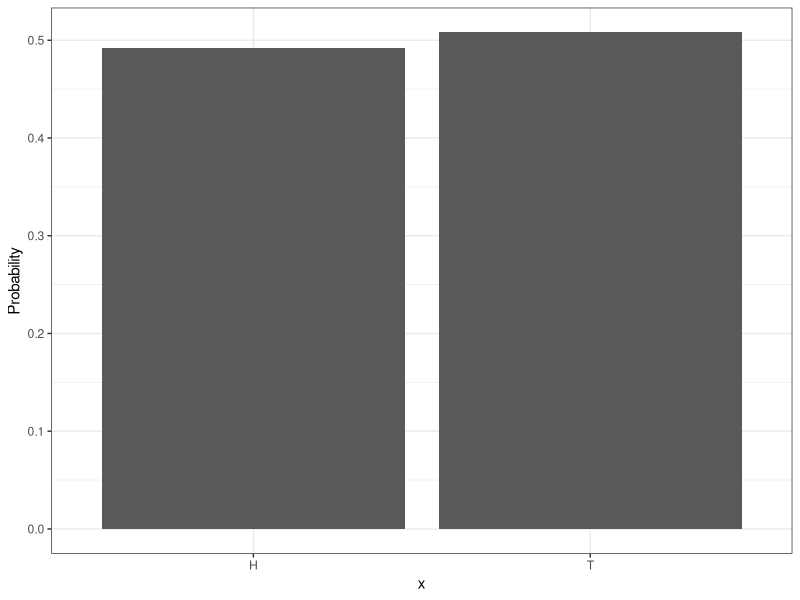
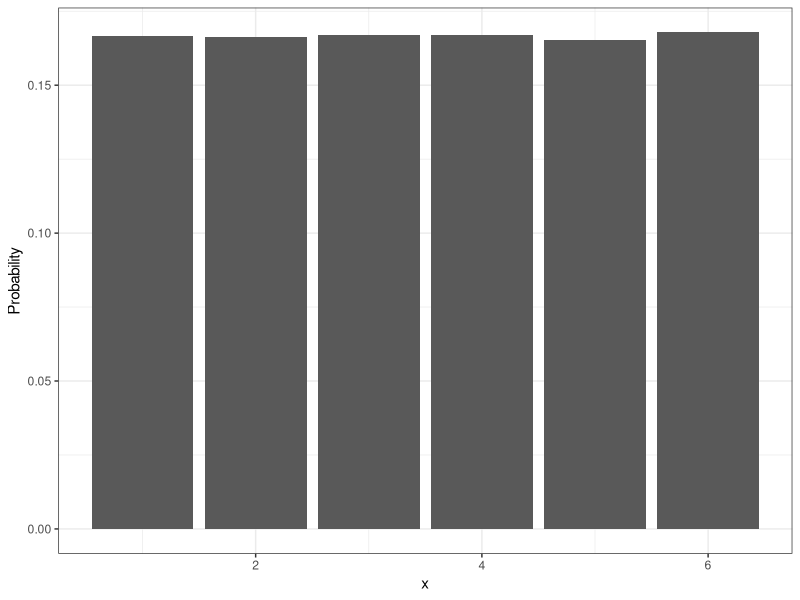
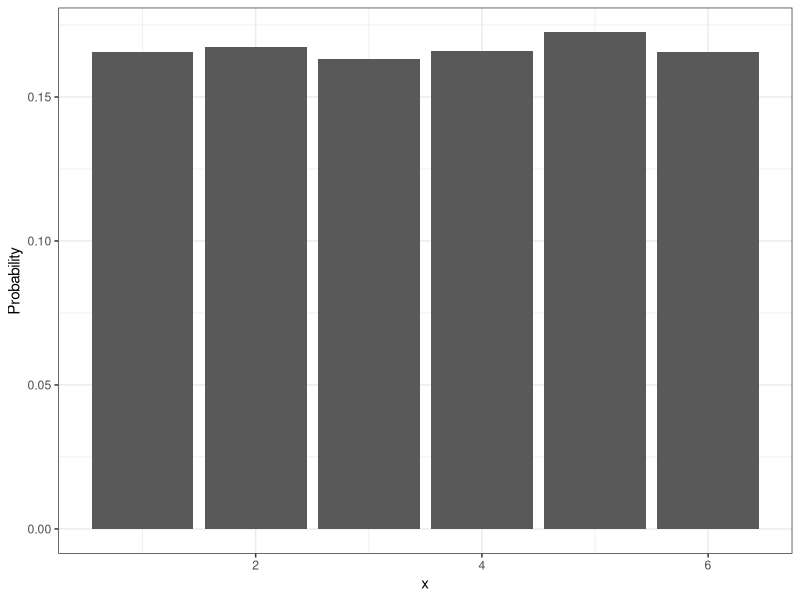
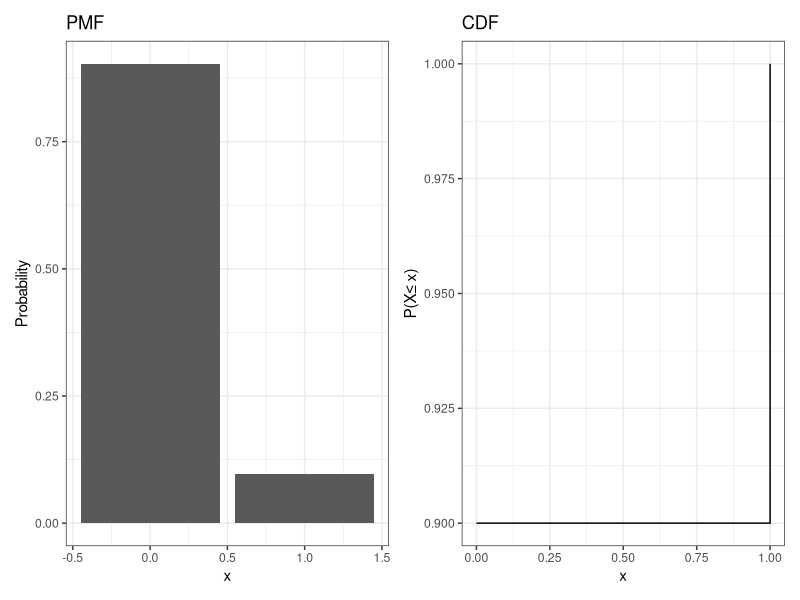
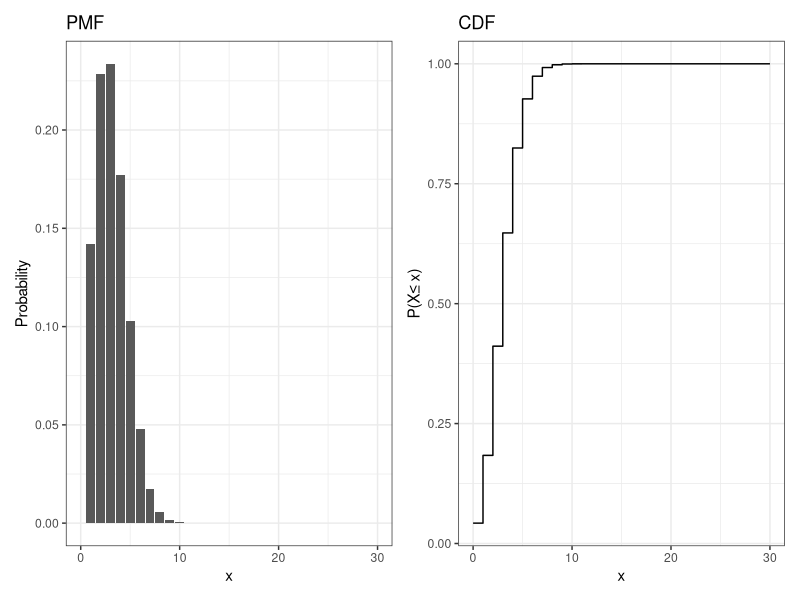
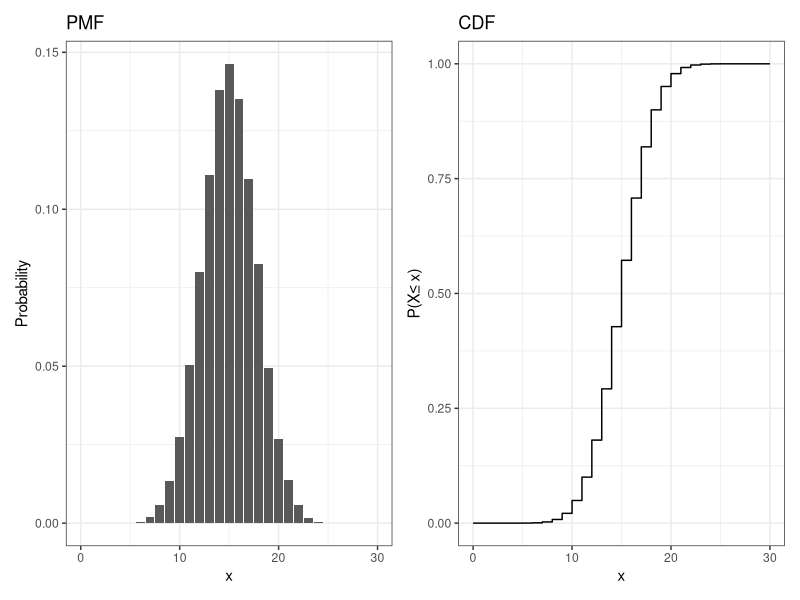
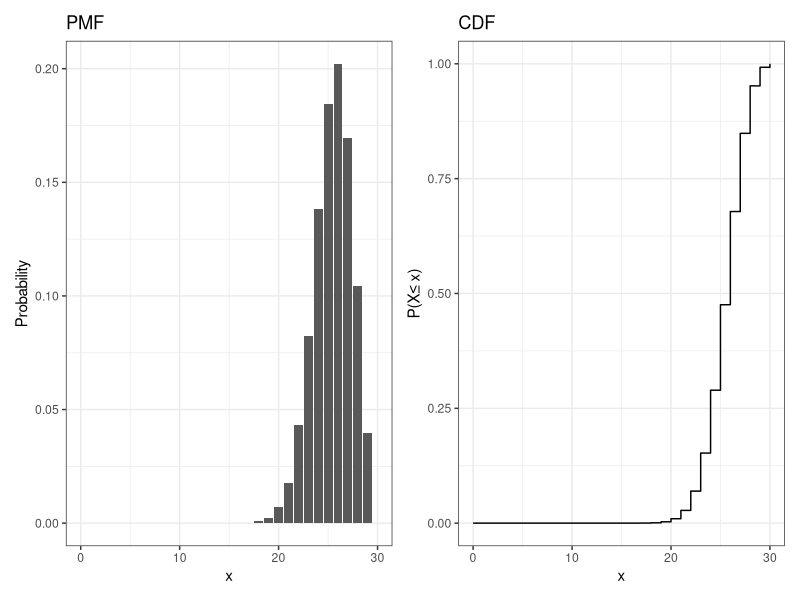
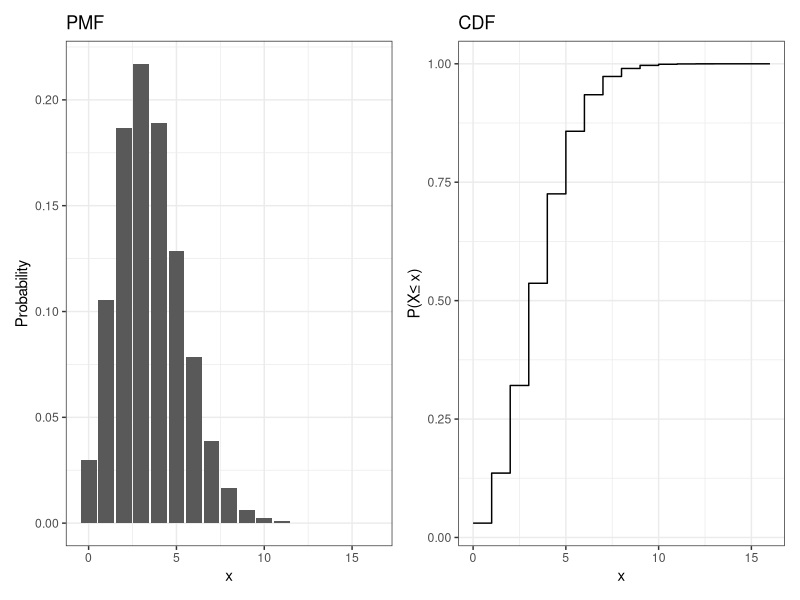

Reproduce these figures in R, in order.
## ---- chunk 1
#| fig-align: center
library(tidyverse)
library(patchwork)
x <- sample(c("H", "T"), 5000, replace = T)
x |> tibble() |> 
ggplot(aes(x)) +
geom_bar(aes(y = (..count..)/sum(..count..))) + 
ylab("Probability") +
theme_bw()
## ---- chunk 2
#| fig-align: center
# library(tidyverse)
x <- sample(1:6, 50000, replace = T)
x |> tibble() |> 
ggplot(aes(x)) +
geom_bar(aes(y = (..count..)/sum(..count..))) + 
ylab("Probability") +
theme_bw()

## ---- chunk 3
#| fig-align: center
x <- sample(1:6, 50000, replace = T)
x |> tibble() |> 
ggplot(aes(x)) +
geom_bar(aes(y = (..count..)/sum(..count..))) + 
ylab("Probability") +
theme_bw()

## ---- chunk 4
p <- 0.1
x <- rbinom(50000, 1, p)
p1 <- x |> tibble() |> 
ggplot(aes(x)) +
geom_bar(aes(y = (..count..)/sum(..count..))) + 
ylab("Probability") +
ggtitle("PMF") +
theme_bw()
p2 <- 0:1 |> pbinom(1, p) |> tibble(x = 0:1, y = _) |> 
ggplot(aes(x,y)) +
geom_step() +
theme_bw() +
ggtitle("CDF") +
ylab(paste0("P(X","\u2264"," x)"))
p1 + p2
## ---- chunk 5
p <- 0.1
x <- rbinom(50000, 30, p)
p1 <- x |> tibble() |> 
ggplot(aes(x)) +
geom_bar(aes(y = (..count..)/sum(..count..))) + 
xlim(c(0,30)) +
ylab("Probability") +
ggtitle("PMF") +
theme_bw()
p2 <- 0:30 |> pbinom(30, p) |> tibble(x = 0:30, y = _) |> 
ggplot(aes(x,y)) +
geom_step() +
theme_bw() +
ggtitle("CDF") +
ylab(paste0("P(X","\u2264"," x)"))
p1 + p2
## ---- chunk 6
p <- 0.5
x <- rbinom(50000, 30, p)
p1 <- x |> tibble() |> 
ggplot(aes(x)) +
geom_bar(aes(y = (..count..)/sum(..count..))) + 
xlim(c(0,30)) +
ylab("Probability") +
ggtitle("PMF") +
theme_bw()
p2 <- 0:30 |> pbinom(30, p) |> tibble(x = 0:30, y = _) |> 
ggplot(aes(x,y)) +
geom_step() +
theme_bw() +
ggtitle("CDF") +
ylab(paste0("P(X","\u2264"," x)"))
p1 + p2
## ---- chunk 7
p <- 0.85
x <- rbinom(50000, 30, p)
p1 <- x |> tibble() |> 
ggplot(aes(x)) +
geom_bar(aes(y = (..count..)/sum(..count..))) + 
xlim(c(0,30)) +
ylab("Probability") +
ggtitle("PMF") +
theme_bw()
p2 <- 0:30 |> pbinom(30, p) |> tibble(x = 0:30, y = _) |> 
ggplot(aes(x,y)) +
geom_step() +
theme_bw() +
ggtitle("CDF") +
ylab(paste0("P(X","\u2264"," x)"))
p1 + p2
## ---- chunk 8
p <- 3.5
x <- rpois(50000, p)
p1 <- x |> tibble() |> 
ggplot(aes(x)) +
geom_bar(aes(y = (..count..)/sum(..count..))) + 
ylab("Probability") +
ggtitle("PMF") +
theme_bw()
p2 <- 0:max(x) |> ppois(p) |> tibble(x = 0:max(x), y = _) |> 
ggplot(aes(x,y)) +
geom_step() +
theme_bw() +
ggtitle("CDF") +
ylab(paste0("P(X","\u2264"," x)"))
p1 + p2
## ---- chunk 9
p <- 34.5
x <- rpois(50000, p)
p1 <- x |> tibble() |> 
ggplot(aes(x)) +
geom_bar(aes(y = (..count..)/sum(..count..))) + 
ylab("Probability") +
ggtitle("PMF") +
theme_bw()
p2 <- 0:max(x) |> ppois(p) |> tibble(x = 0:max(x), y = _) |> 
ggplot(aes(x,y)) +
geom_step() +
theme_bw() +
ggtitle("CDF") +
ylab(paste0("P(X","\u2264"," x)"))
p1 + p2
## ---- chunk 10
p <- 0.1
x <- rnbinom(50000,11, p)
p1 <- x |> tibble() |> 
ggplot(aes(x)) +
geom_bar(aes(y = (..count..)/sum(..count..))) +
ylab("Probability") +
ggtitle("PMF") +
theme_bw()
p2 <- 0:max(x) |> pnbinom(11, p) |> tibble(x = 0:max(x), y = _) |> 
ggplot(aes(x,y)) +
geom_step() +
theme_bw() +
ggtitle("CDF") +
ylab(paste0("P(X","\u2264"," x)"))
p1 + p2
## ---- chunk 11
p <- 0.45
x <- rnbinom(50000, 11, p)
p1 <- x |> tibble() |> 
ggplot(aes(x)) +
geom_bar(aes(y = (..count..)/sum(..count..))) +
ylab("Probability") +
ggtitle("PMF") +
theme_bw()
p2 <- 0:max(x) |> pnbinom(11, p) |> tibble(x = 0:max(x), y = _) |> 
ggplot(aes(x,y)) +
geom_step() +
theme_bw() +
ggtitle("CDF") +
ylab(paste0("P(X","\u2264"," x)"))
p1 + p2
## ---- chunk 12
p <- 0.63
x <- rnbinom(50000, 11, p)
p1 <- x |> tibble() |> 
ggplot(aes(x)) +
geom_bar(aes(y = (..count..)/sum(..count..))) +
ylab("Probability") +
ggtitle("PMF") +
theme_bw()
p2 <- 0:max(x) |> pnbinom(11, p) |> tibble(x = 0:max(x), y = _) |> 
ggplot(aes(x,y)) +
geom_step() +
theme_bw() +
ggtitle("CDF") +
ylab(paste0("P(X","\u2264"," x)"))
p1 + p2
## ---- chunk 13
a <- 4
b <- 25
x <- seq(a, b, length.out = 1000)
p1 <- dunif(x, a, b) |> tibble(x = x, y = _) |> 
ggplot(aes(x, y)) +
geom_line() +
ylab("Density") +
ggtitle("PDF") +
theme_bw()
p2 <- punif(x, a, b) |> tibble(x = x, y = _) |> 
ggplot(aes(x,y)) +
geom_line() +
theme_bw() +
ggtitle("CDF") +
ylab(paste0("P(X","\u2264"," x)"))
p1 + p2
## ---- chunk 14
a <- 0
b <- 1
x <- seq(a, b, length.out = 1000)
p1 <- dunif(x, a, b) |> tibble(x = x, y = _) |> 
ggplot(aes(x, y)) +
geom_line() +
ylab("Density") +
ggtitle("PDF") +
theme_bw()
p2 <- punif(x, a, b) |> tibble(x = x, y = _) |> 
ggplot(aes(x,y)) +
geom_line() +
theme_bw() +
ggtitle("CDF") +
ylab(paste0("P(X","\u2264"," x)"))
p1 + p2
## ---- chunk 15
a <- 25
b <- 45
x <- seq(a, b, length.out = 1000)
p1 <- dnorm(x, 34, sqrt(5)) |> tibble(x = x, y = _) |> 
ggplot(aes(x, y)) +
geom_line() +
ylab("Density") +
ggtitle("PDF") +
theme_bw()
p2 <- pnorm(x, 34, sqrt(5)) |> tibble(x = x, y = _) |> 
ggplot(aes(x,y)) +
geom_line() +
theme_bw() +
ggtitle("CDF") +
ylab(paste0("P(X","\u2264"," x)"))
p1 + p2
## ---- chunk 16
a <- -20
b <- 4
x <- seq(a, b, length.out = 1000)
p1 <- dnorm(x, -8, sqrt(10)) |> tibble(x = x, y = _) |> 
ggplot(aes(x, y)) +
geom_line() +
ylab("Density") +
ggtitle("PDF") +
theme_bw()
p2 <- pnorm(x, -8, sqrt(10)) |> tibble(x = x, y = _) |> 
ggplot(aes(x,y)) +
geom_line() +
theme_bw() +
ggtitle("CDF") +
ylab(paste0("P(X","\u2264"," x)"))
p1 + p2
## ---- chunk 17
y <- rgamma(1000, 1.5, 2.6)
a <- 0
b <- 10
x <- seq(a, b, length.out = 1000)
p1 <- dgamma(x, 1.5, 2.6) |> tibble(x = x, y = _) |> 
ggplot(aes(x, y)) +
geom_line() +
ylab("Density") +
ggtitle("PDF") +
theme_bw()
p2 <- pgamma(x, 1.5, 2.6) |> tibble(x = x, y = _) |> 
ggplot(aes(x,y)) +
geom_line() +
theme_bw() +
ggtitle("CDF") +
ylab(paste0("P(X","\u2264"," x)"))
p1 + p2
## ---- chunk 18
y <- rgamma(1000, 3.5, 1.6)
a <- 0
b <- 10
x <- seq(a, b, length.out = 1000)
p1 <- dgamma(x, 3.5, 1.6) |> tibble(x = x, y = _) |> 
ggplot(aes(x, y)) +
geom_line() +
ylab("Density") +
ggtitle("PDF") +
theme_bw()
p2 <- pgamma(x, 3.5, 1.6) |> tibble(x = x, y = _) |> 
ggplot(aes(x,y)) +
geom_line() +
theme_bw() +
ggtitle("CDF") +
ylab(paste0("P(X","\u2264"," x)"))
p1 + p2
## ---- chunk 19
y <- rgamma(1000, 5.2, 1.6)
a <- 0
b <- 10
x <- seq(a, b, length.out = 1000)
p1 <- dgamma(x, 5.2, 1.6) |> tibble(x = x, y = _) |> 
ggplot(aes(x, y)) +
geom_line() +
ylab("Density") +
ggtitle("PDF") +
theme_bw()
p2 <- pgamma(x, 5.2, 1.6) |> tibble(x = x, y = _) |> 
ggplot(aes(x,y)) +
geom_line() +
theme_bw() +
ggtitle("CDF") +
ylab(paste0("P(X","\u2264"," x)"))
p1 + p2
## ---- chunk 20
y <- rbeta(1000, 5.2, 1.6)
a <- 0
b <- 1
x <- seq(a, b, length.out = 1000)
p1 <- dbeta(x, 5.2, 1.6) |> tibble(x = x, y = _) |> 
ggplot(aes(x, y)) +
geom_line() +
ylab("Density") +
ggtitle("PDF") +
theme_bw()
p2 <- pbeta(x, 5.2, 1.6) |> tibble(x = x, y = _) |> 
ggplot(aes(x,y)) +
geom_line() +
theme_bw() +
ggtitle("CDF") +
ylab(paste0("P(X","\u2264"," x)"))
p1 + p2
## ---- chunk 21
y <- rbeta(1000, 1.3, 1.6)
a <- 0
b <- 1
x <- seq(a, b, length.out = 1000)
p1 <- dbeta(x, 1.3, 1.6) |> tibble(x = x, y = _) |> 
ggplot(aes(x, y)) +
geom_line() +
ylab("Density") +
ggtitle("PDF") +
theme_bw()
p2 <- pbeta(x, 1.3, 1.6) |> tibble(x = x, y = _) |> 
ggplot(aes(x,y)) +
geom_line() +
theme_bw() +
ggtitle("CDF") +
ylab(paste0("P(X","\u2264"," x)"))
p1 + p2
## ---- chunk 22
a <- .72
b <- .76
x <- seq(0, 1, length.out = 1000)
p1 <- dbeta(x, a, b) |> tibble(x = x, y = _) |> 
ggplot(aes(x, y)) +
geom_line() +
ylab("Density") +
ggtitle("PDF") +
theme_bw()
p2 <- pbeta(x, a, b) |> tibble(x = x, y = _) |> 
ggplot(aes(x,y)) +
geom_line() +
theme_bw() +
ggtitle("CDF") +
ylab(paste0("P(X","\u2264"," x)"))
p1 + p2
## ---- chunk 23
#| code-fold: show
runif(1, 0, 1)
## ---- chunk 24
a <- -20
b <- 4
x <- seq(a, b, length.out = 1000)
pnorm(x, -8, sqrt(10)) |> tibble(x = x, y = _) |> 
ggplot(aes(x,y)) +
geom_line() +
theme_bw() +
ggtitle("CDF") +
ylab(paste0("P(X","\u2264"," x)"))
## ---- chunk 25
xe <- seq(0, 4, length.out = 1000)
u <- runif(100000)
u |> tibble(x = _) |> 
ggplot(aes(x=u, y = ..density..)) +
geom_histogram() +
geom_line(data = tibble(x = xe, y = dexp(xe, rate = 1/2)),
          mapping = aes(x,y)) +
theme_bw()
## ---- chunk 26
#| code-fold: show
u <- runif(100000)
x <- -2 * log(1-u)
## ---- chunk 27
x |> tibble(x = _) |> 
ggplot(aes(x=x, y = ..density..)) +
geom_histogram() +
geom_line(data = tibble(x = xe, y = dexp(xe, rate = 1/2)),
          mapping = aes(x,y)) +
theme_bw()
## ---- chunk 28
#| code-fold: show
rexp(1, rate = 1)
## ---- chunk 29
xe <- 0:20
u <- runif(100000)
u |> tibble(x = _) |> 
ggplot(aes(x=x, y = ..density..)) +
geom_histogram(bins = 20) +
geom_step(data = tibble(x = xe, y = dpois(xe, lambda = 6)),
          mapping = aes(x,y)) +
theme_bw()
## ---- chunk 30
#| code-fold: show

finder <- function(u){
  x <- 0
  condition <- TRUE
  while (condition) {
    uu <- ppois(x, lambda = 6)
    condition <- uu <= u
    if(condition){
      x <- x + 1
    }
  }
  return(x)
}
xx <- sapply(u, finder)  
xx |> tibble(x = _) |> 
ggplot(aes(x=x, y = ..density..)) +
geom_histogram(bins = 21) +
geom_step(data = tibble(x = xe, y = dpois(xe, lambda = 6)),
          mapping = aes(x,y)) +
theme_bw()
## ---- chunk 31
#| code-fold: show
rpois(1, lambda = 1)
## ---- chunk 32
#| code-fold: show
rnorm(1, mean = 0, sd = 1)
## ---- chunk 33
xe <- seq(0, 20, length.out = 1000)
xe |> tibble(x = _) |> 
ggplot(aes(x=x, y = dgamma(x, shape = 2.3, scale = 1.2))) + 
geom_line() +
ylab("Density") +
theme_bw()
## ---- chunk 34
xe <- seq(0, 20, length.out = 1000)
x <- rexp(100000)
x |> tibble(x = _) |> 
ggplot(aes(x=x, y = ..density..)) + 
geom_histogram(aes(color = "Exponential")) +
geom_line(data = tibble(x = xe, 
                        y = dgamma(x, shape = 2.3, scale = 1.2)), 
          aes(x,y, color = "Gamma")) +
ylab("Density") +
theme_bw() +
theme(legend.position = "bottom",
      legend.title = element_blank())
## ---- chunk 35
xe <- seq(0, 20, length.out = 1000)
xe |> tibble(x = _) |> 
ggplot(aes(x=x, y = dgamma(x, shape = 2.3, scale = 1.2))) + 
geom_line(aes(color = "Gamma")) +
geom_line(data = tibble(x = xe, y = dexp(xe, 1/3)), aes(x,y, color = "Exponential")) +
ylab("Density") +
theme_bw() +
theme(legend.position = "bottom",
      legend.title = element_blank())
## ---- chunk 36
xe <- seq(0, 20, length.out = 1000)
xe |> tibble(x = _) |> 
ggplot(aes(x=x, y = dgamma(x, shape = 2.3, scale = 1.2))) + 
geom_line(aes(color = "Gamma")) +
geom_line(data = tibble(x = xe, y = 1.5*dexp(xe, 1/3)), aes(x,y, color = "Exponential")) +
ylab("Density") +
theme_bw() +
theme(legend.position = "bottom",
      legend.title = element_blank())
## ---- chunk 37
xe <- seq(0, 20, length.out = 1000)
xe |> tibble(x = _) |> 
ggplot(aes(x=x, y = dgamma(x, shape = 2.3, scale = 1.2))) + 
geom_line(aes(color = "Gamma")) +
geom_line(data = tibble(x = xe, y = 3*dexp(xe, 1/3)), aes(x,y, color = "Exponential")) +
ylab("Density") +
theme_bw() +
theme(legend.position = "bottom",
      legend.title = element_blank())
## ---- chunk 38
#| code-fold: show
x <- c()
n <- 0
while(n < 10000){
  e <- rexp(1, 1/2.3)
  u <- runif(1)
  f <- dgamma(e, 2.3, 1/1.2)
  g <- dexp(e, 1/2.3) * 3
  if (u < (f/g)){
    x <- c(x, e)
    n <- length(x)
  }
}

## ---- chunk 39
x |> tibble(x = _) |> 
ggplot(aes(x=x, y = ..density..)) + 
geom_histogram(aes(color = "Exponential")) +
geom_line(data = tibble(x = xe, 
                        y = dgamma(x, shape = 2.3, scale = 1.2)), 
          aes(x,y, color = "Gamma")) +
ylab("Density") +
theme_bw() +
theme(legend.position = "bottom",
      legend.title = element_blank())

## ---- chunk 40
#| code-fold: show
rgamma(1, shape = 1.2, rate = .5)
## ---- chunk 41
#| code-fold: show
rbeta(1, shape1 = 1.2, shape2 = 6.5)
## ---- chunk 42
#| code-fold: show
rbinom(1, prob = .2, size = 1)
## ---- chunk 43
#| code-fold: show
rbinom(1, prob = .5, size = 25)
## ---- chunk 44
#| code-fold: show
rnbinom(1, prob = .6, size = 5)
## ---- chunk 45
norm <- function(x){
  rnorm(10000, 4, sqrt(32))
}
X <- sapply(1:1000, norm)
Xbar <- apply(X, 2, mean)
xx <- seq(min(Xbar)-.1, max(Xbar)+.1, length.out = 100)
Xbar |> tibble(x = _) |> 
  ggplot(aes(x=x, y = ..density..)) +
    geom_histogram() +
    geom_line(data = tibble(x = xx, y = dnorm(xx, 4, sqrt(32/10000))),
              aes(x, y)) +
    theme_bw()
